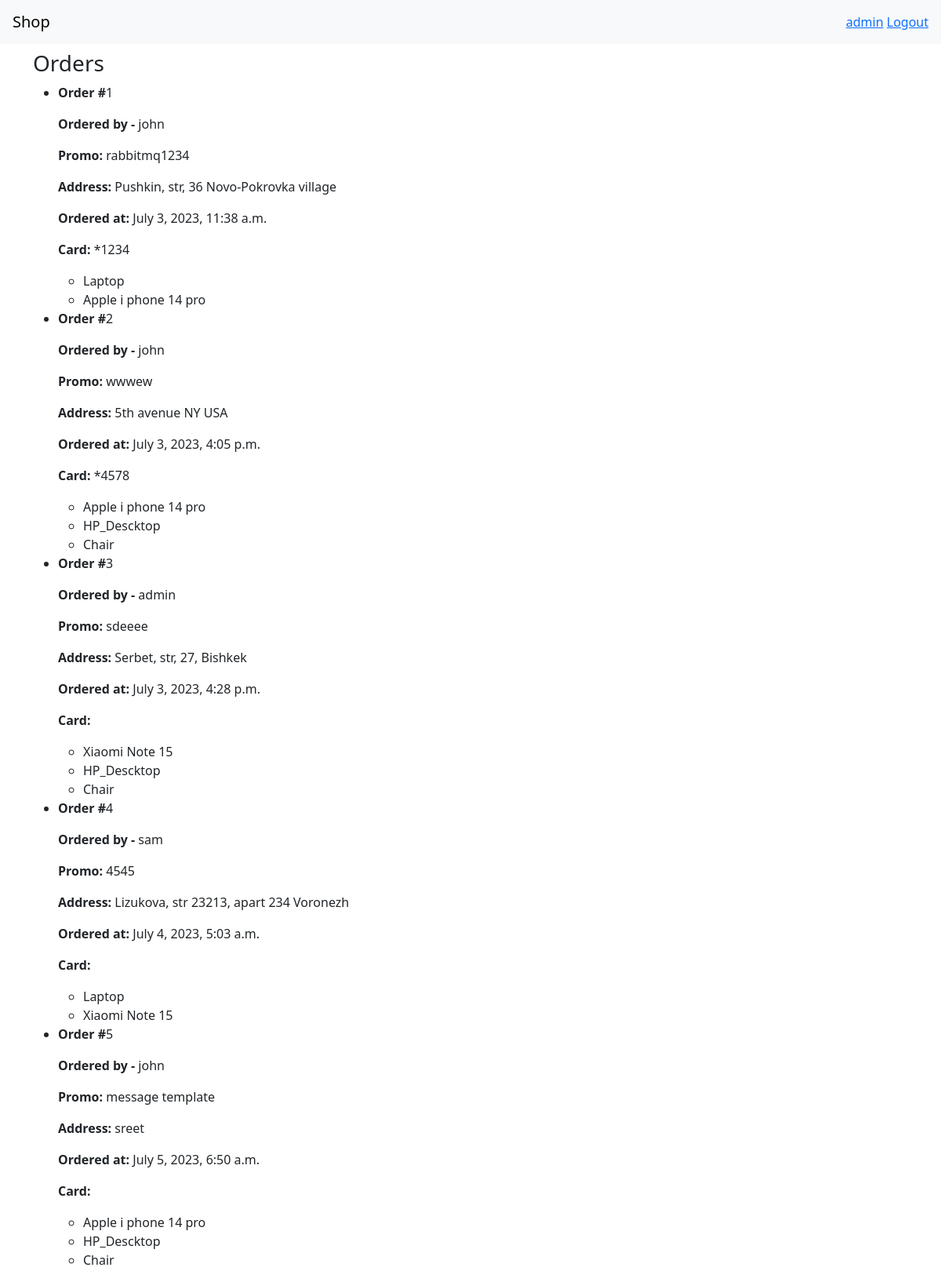
/shop/orders/ (signed in), run on the app's committed database.
### shop/models.py (models this page shows, shortened)
class Order(models.Model):
    user = models.ForeignKey(get_user_model(),on_delete=models.PROTECT,)
    products = models.ManyToManyField(
        Product, related_name="orders",
    )
    address = models.TextField()
    promocode = models.CharField(max_length=20)
    created_at = models.DateTimeField(auto_now_add=True)
    updated_at = models.DateTimeField(auto_now=True)

class OrderPaymantDetails(models.Model):
    class Meta:
        verbose_name_plural = "Order Payment Details"
    class Status(models.IntegerChoices):
        PENDING = 0
        CONFIRMED = 1
    order = models.OneToOneField(Order, on_delete=models.CASCADE,
                                 related_name="payment_details",
                                 )
    payed_at = models.DateTimeField(blank=True, null=True)
    card_end_with = models.CharField(max_length=5, blank=True)
    status = models.IntegerField(
        choices=Status.choices,
        default=Status.PENDING,
    )

class Product(models.Model):
    class Status(models.IntegerChoices):
        ARCHIVED = 0
        AVAILABLE = 1
    name = models.CharField(db_index=True, max_length=100)
    price = models.DecimalField(max_digits=10, decimal_places=2)
    description = models.TextField()
    category = models.ForeignKey(Category, on_delete=models.PROTECT, related_name="products",)
    status = models.IntegerField(
        choices=Status.choices,
    )
    created_at = models.DateTimeField(auto_now_add=True)
    updated_at = models.DateTimeField(auto_now=True)

### shop/views.py (the view)
# urls.py: path("orders/", OrdersListView.as_view(), name="orders"),
class OrdersListView(UserPassesTestMixin, ListView):
    def test_func(self):
        return self.request.user.is_staff
    template_name = 'shop/orders.html'
    context_object_name = "orders"
    queryset = (Order
                .objects
                .select_related("user", "payment_details")
                .prefetch_related("products")
                .order_by("id")
                .all()
                )

### shop/templates/shop/orders.html (shortened to what this page needs)
{% extends 'base.html' %}
{% block body %}
    <h3>Orders</h3>
    <ul>
    {% for order in orders %}
        <li>
            <p><strong>Order #</strong>{{ order.id}}</p>
            <p><strong>Ordered by - </strong>{{ order.user}}</p>
            <p><strong>Promo: </strong>{{ order.promocode }}</p>
            <p><strong>Address: </strong>{{ order.address }}</p>
            <p><strong>Ordered at: </strong>{{ order.created_at }}</p>
            <p><strong>Card: </strong>{{ order.payment_details.card_end_with }}</p>
            <ul>
                {% for product in order.products.all %}
                    <li> {{ product.name }} </li>
                {% endfor %}
            </ul>
        </li>
     {% endfor %}
    </ul>
{% endblock %}

### templates/base.html (shortened to what this page needs)
<!DOCTYPE html>
<html lang="en">
<head>
    <link href="https://cdn.jsdelivr.net/npm/bootstrap@5.3.0/dist/css/bootstrap.min.css" rel="stylesheet">
</head>
<body>
<nav class="mb-2 px-3 navbar navbar-light bg-light">
    <a class="navbar-brand" href="{% url 'shop:shop' %}">Shop</a>
    <div>
    {% if user.is_authenticated %}
        <a href="{% url 'site_auth:about-me' %}">{{ user.username }}</a>
        <a href="{% url 'site_auth:logout' %}">Logout</a>
        {% else %}
            <a class="btn btn-outline-primary" href="{% url 'site_auth:login' %}">login</a>
    {% endif %}
    </div>
 </nav>
 <div class="container">
        {% block body %}
    {% endblock %}
 </div>
</body>
</html>

### data on the page
Order: id "1", user "john", promocode "rabbitmq1234", address "Pushkin, str, 36 Novo-Pokrovka village", created_at "July 3, 2023, 11:38 a.m.", payment_details.card_end_with "*1234"
Product: name "Laptop"
Product: name "Apple i phone 14 pro"
Order: id "2", user "john", promocode "wwwew", address "5th avenue NY USA", created_at "July 3, 2023, 4:05 p.m.", payment_details.card_end_with "*4578"
Product: name "HP_Descktop"
Product: name "Chair"
Order: id "3", user "admin", promocode "sdeeee", address "Serbet, str, 27, Bishkek", created_at "July 3, 2023, 4:28 p.m."
Product: name "Xiaomi Note 15"
Order: id "4", user "sam", promocode "4545", address "Lizukova, str 23213, apart 234 Voronezh", created_at "July 4, 2023, 5:03 a.m."
Order: id "5", user "john", promocode "message template", address "sreet", created_at "July 5, 2023, 6:50 a.m."

### other printed values
{{ user.username }} "admin"
